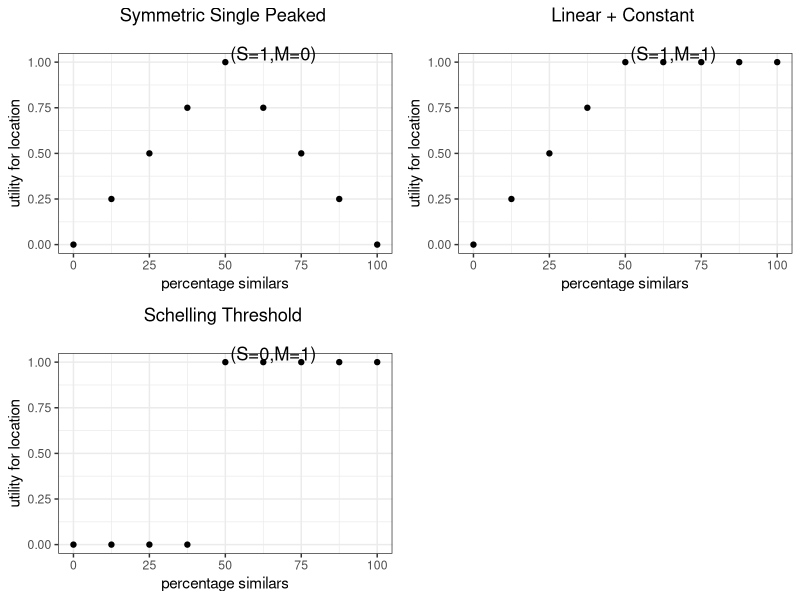

R code for this plot: (Note: this script raises an error after producing the figure.)
## ---- chunk 1
knitr::opts_chunk$set(echo = TRUE, fig.lp="fig:")

library(Hmisc)
library(ggplot2)
library(gridExtra)
library(ggpubr)

# Here functions that are used.

# Calculation ethnic utility (for each option)
# i_e: ethnic threshold (ideal point)
# M: right-side decreasing slope
# x: number agents in neighborhood with same color
# n: total number agents in neighborhood
# S: left-side increasing slope
# Note: if (x > n){U <- NA} to show the case number of agents in neighborhood different from 8, so that utility is calculated based on this, although x-axis in graph has 8 points  (excluded from calculation)

f_eth <- function(i_e,M,x,n,S){
  if (x > n){
    U <- NA}else{
  if (x < round(n*i_e,digits = 2)){
   U <- (x / round((n*i_e),digits = 2)) * S
    }else if (x > round((n*i_e),digits = 2)){
      U <- M + ((1- (x/n))*(1-M))/(1-i_e)   
    }else{
        U <- 1}
  round(U,digits = 2)
    }
}

# Calculation value utility (for each option)

f_val <- function(e_w,ew_ng,M,i_v,S){
  if (round(abs(e_w-ew_ng), digits=2) <= i_v) {
    U <- 1
    }else{
      U <- (M + ((1-(round(abs(e_w-ew_ng), digits=2)))*(1-M))/(1-i_v)) * S
    }
  round(U,digits = 2)
}

# Probability (random utility with logistic regression) to relocate

prob <- function(d_u_e,d_u_v,e_w,par_v){round(1 / (1 + exp(-(e_w*10)*(d_u_e) + (-(v_w*10)*(d_u_v)))),digits= 2)}

# install.packages("tinytex", repos = "https://cloud.r-project.org" ) if debug needed?

## ---- chunk 2

# f2 <- function(p,M,x,n,S)

i_e = 0.5
M = 0
S = 1
n = 8

f0s <- f_eth(i_e,M,0,n,S)
f1s <- f_eth(i_e,M,1,n,S)
f2s <- f_eth(i_e,M,2,n,S)
f3s <- f_eth(i_e,M,3,n,S)
f4s <- f_eth(i_e,M,4,n,S)
f5s <- f_eth(i_e,M,5,n,S)
f6s <- f_eth(i_e,M,6,n,S)
f7s <- f_eth(i_e,M,7,n,S)
f8s <- f_eth(i_e,M,8,n,S)

i_e = 0.5
M = 1
S = 1
n = 8

f0c <- f_eth(i_e,M,0,n,S)
f1c <- f_eth(i_e,M,1,n,S)
f2c <- f_eth(i_e,M,2,n,S)
f3c <- f_eth(i_e,M,3,n,S)
f4c <- f_eth(i_e,M,4,n,S)
f5c <- f_eth(i_e,M,5,n,S)
f6c <- f_eth(i_e,M,6,n,S)
f7c <- f_eth(i_e,M,7,n,S)
f8c <- f_eth(i_e,M,8,n,S)


i_e = 0.5
M = 1
S = 0
n = 8

f0t <- f_eth(i_e,M,0,n,S)
f1t <- f_eth(i_e,M,1,n,S)
f2t <- f_eth(i_e,M,2,n,S)
f3t <- f_eth(i_e,M,3,n,S)
f4t <- f_eth(i_e,M,4,n,S)
f5t <- f_eth(i_e,M,5,n,S)
f6t <- f_eth(i_e,M,6,n,S)
f7t <- f_eth(i_e,M,7,n,S)
f8t <- f_eth(i_e,M,8,n,S)

Utility_S <- c(f0s,f1s,f2s,f3s,f4s,f5s,f6s,f7s,f8s)
Utility_C <- c(f0c,f1c,f2c,f3c,f4c,f5c,f6c,f7c,f8c)
Utility_T <- c(f0t,f1t,f2t,f3t,f4t,f5t,f6t,f7t,f8t)


# name_E <- paste0("Desired proportion i = ",i_e,"; M = ",M,"; S = ",S)
# plot(num_sim_col,Utility_T, xlab = "Similar ethnics neighborhood j", ylab = "Ethnic Utility",  main = "Ethnic Utility for neighborhood j of agent i",  sub = name_E)
# report_E <- paste0("M = ",M,"; S = ",S,"; Desired proportion i = ",i_e,"; Similar ethnics neighborhood j = ", seq(0, 8, by = 1), "; Utility ij = ", Utility_T)
# print(report_E)


# func_type <- c(rep("symmetric",9),rep("constant",9),rep("threshold",9))

x_graph <- rep(seq(0, 100, by = 12.5),3)
funct_symm <- c(rep("symmetric",9),rep("constant",9),rep("threshold",9))
utility_location <- c(Utility_S,Utility_C,Utility_T)

symmetric <- data.frame(x_graph[c(0:9)],utility_location[c(0:9)],funct_symm[c(0:9)])
constant <- data.frame(x_graph[c(10:18)],utility_location[c(10:18)],funct_symm[c(10:18)])
threshold <- data.frame(x_graph[c(19:27)],utility_location[c(19:27)],funct_symm[c(19:27)])

# symmetric
# constant
# threshold

symmetric_graph <- ggplot(symmetric,aes(x_graph[c(0:9)],utility_location[c(0:9)])) 
constant_graph <- ggplot(constant,aes(x_graph[c(10:18)],utility_location[c(10:18)])) 
threshold_graph <- ggplot(threshold,aes(x_graph[c(19:27)],utility_location[c(19:27)])) 

symmetric_plot <- symmetric_graph + geom_point() + theme_bw() + labs(x = "percentage similars",y = "utility for location") + ggtitle("Symmetric Single Peaked \n\r (S=1,M=0) ") + theme(plot.title = element_text(hjust = 0.5))
constant_plot <- constant_graph + geom_point() + theme_bw() + labs(x = "percentage similars",y = "utility for location") + ggtitle("Linear + Constant \n\r (S=1,M=1)") + theme(plot.title = element_text(hjust = 0.5))
threshold_plot <- threshold_graph + geom_point() + theme_bw() + labs(x = "percentage similars",y = "utility for location") + ggtitle("Schelling Threshold \n\r (S=0,M=1) ") + theme(plot.title = element_text(hjust = 0.5)) 

suppressWarnings(
grid.arrange(symmetric_plot, constant_plot,threshold_plot, ncol= 2,nrow = 2)
)



## ---- chunk 3

# f_val <- function(e_w,ew_ng,M,i_v,S)

e_w <-
e_w_ng <- 
i_v <- 
M <- 
S <- 

  

## ---- chunk 4


# f2 <- function(p,M,x,n,S)

i_e = 0.5
M = 0
S = 1
n = 7

f0m <- f_eth(i_e,M,0,n,S)
f1m <- f_eth(i_e,M,1,n,S)
f2m <- f_eth(i_e,M,2,n,S)
f3m <- f_eth(i_e,M,3,n,S)
f4m <- f_eth(i_e,M,4,n,S)
f5m <- f_eth(i_e,M,5,n,S)
f6m <- f_eth(i_e,M,6,n,S)
f7m <- f_eth(i_e,M,7,n,S)
f8m <- f_eth(i_e,M,8,n,S)

num_sim_col <- seq(0, 8, by = 1)
Utility_E <- c(f0m,f1m,f2m,f3m,f4m,f5m,f6m,f7m,f8m)
name_E <- paste0("Desired proportion i = ",i_e,"; M = ",M,"; S = ",S)

plot(num_sim_col,Utility_E, xlab = "Similar ethnics neighborhood j", ylab = "Ethnic Utility",  main = "Ethnic Utility for neighborhood j of agent i",  sub = name_E)

report_E <- paste0("M = ",M,"; S = ",S,"; Desired proportion i = ",i_e,"; Similar ethnics neighborhood j = ", seq(0, 8, by = 1), "; Utility ij = ", Utility_E)

print(report_E)

## ---- chunk 5


# f2 <- function(p,M,x,n,S)

#i_e = 0.5
M = 0
S = 1
n = 8

for (i_e in seq (0.0,1.0, by = 0.1)){
  
f0m <- f_eth(i_e,M,0,n,S)
f1m <- f_eth(i_e,M,1,n,S)
f2m <- f_eth(i_e,M,2,n,S)
f3m <- f_eth(i_e,M,3,n,S)
f4m <- f_eth(i_e,M,4,n,S)
f5m <- f_eth(i_e,M,5,n,S)
f6m <- f_eth(i_e,M,6,n,S)
f7m <- f_eth(i_e,M,7,n,S)
f8m <- f_eth(i_e,M,8,n,S)

num_sim_col <- seq(0, 8, by = 1)
Utility_E <- c(f0m,f1m,f2m,f3m,f4m,f5m,f6m,f7m,f8m)
name_E <- paste0("Desired proportion i = ",i_e,"; M = ",M,"; S = ",S)

plot(num_sim_col,Utility_E, xlab = "Similar ethnics neighborhood j", ylab = "Ethnic Utility",  main = "Ethnic Utility for neighborhood j of agent i",  sub = name_E)

report_E <- paste0("M = ",M,"; S = ",S,"; Desired proportion i = ",i_e,"; Similar ethnics neighborhood j = ", seq(0, 8, by = 1), "; Utility ij = ", Utility_E)

print(report_E)

}
## ---- chunk 6

i_v <- 0.2
S  <- 0
M <- 1

for (e_w in seq (0.0,1.0, by = 0.1)){

fv0d2 <- f_val(e_w,0,M,i_v,S)
fv1d2 <- f_val(e_w,0.1,M,i_v,S)
fv2d2 <- f_val(e_w,0.2,M,i_v,S)
fv3d2 <- f_val(e_w,0.3,M,i_v,S)
fv4d2 <- f_val(e_w,0.4,M,i_v,S)
fv5d2 <- f_val(e_w,0.5,M,i_v,S)
fv6d2 <- f_val(e_w,0.6,M,i_v,S)
fv7d2 <- f_val(e_w,0.7,M,i_v,S)
fv8d2 <- f_val(e_w,0.8,M,i_v,S)
fv9d2 <- f_val(e_w,0.9,M,i_v,S)
fv10d2 <- f_val(e_w,1.0,M,i_v,S)

value_mean_neighborhood <- seq(0.0, 1.0, by = 0.1)
Utility_V <- c(fv0d2,fv1d2,fv2d2,fv3d2,fv4d2,fv5d2,fv6d2,fv7d2,fv8d2,fv9d2,fv10d2)
name_V <- paste0("Ethnic weight i = ", e_w,"; desired distance i = ",i_v,"; M = ",M,"; S = ",S)

plot(value_mean_neighborhood,Utility_V, xlab = "Mean ethnic weight neighborhood j", ylab = "Value Utility neighborhood j",  main = "Value Utility for neighborhood j of agent i",  sub = name_V)

report_v <- paste0(name_V,"; Mean ethnic weight j = ", seq(0.0, 1.0, by = 0.1), "; Utility ij = ", Utility_V)

print(report_v)

}

## ---- chunk 7

for (d_u_e in seq (-1.0,1.0, by = 0.1)){
  
e_w <- 1
v_w <- 1-e_w

# d_u_e <- -1

dis_0   <- prob(d_u_e,0.0,e_w,v_w)
dis_0.1 <- prob(d_u_e,0.1,e_w,v_w)
dis_0.2 <- prob(d_u_e,0.2,e_w,v_w)
dis_0.3 <- prob(d_u_e,0.3,e_w,v_w)
dis_0.4 <- prob(d_u_e,0.4,e_w,v_w)
dis_0.5 <- prob(d_u_e,0.5,e_w,v_w)
dis_0.6 <- prob(d_u_e,0.6,e_w,v_w)
dis_0.7 <- prob(d_u_e,0.7,e_w,v_w)
dis_0.8 <- prob(d_u_e,0.8,e_w,v_w)
dis_0.9 <- prob(d_u_e,0.9,e_w,v_w)
dis_1   <- prob(d_u_e,1.0,e_w,v_w)
dis_0.1neg <- prob(d_u_e,-0.1,e_w,v_w)
dis_0.2neg <- prob(d_u_e,-0.2,e_w,v_w)
dis_0.3neg <- prob(d_u_e,-0.3,e_w,v_w)
dis_0.4neg <- prob(d_u_e,-0.4,e_w,v_w)
dis_0.5neg <- prob(d_u_e,-0.5,e_w,v_w)
dis_0.6neg <- prob(d_u_e,-0.6,e_w,v_w)
dis_0.7neg <- prob(d_u_e,-0.7,e_w,v_w)
dis_0.8neg <- prob(d_u_e,-0.8,e_w,v_w)
dis_0.9neg <- prob(d_u_e,-0.9,e_w,v_w)
dis_1neg   <- prob(d_u_e,-1.0,e_w,v_w)
  
  value_difference <- seq(-1.0,1.0, by = 0.1)
  prob_relocation <- seq(0.0, 1.0,  by = 0.1)
  
  prob_choice <- c(dis_1neg,dis_0.9neg,dis_0.8neg,dis_0.7neg,dis_0.6neg,dis_0.5neg,dis_0.4neg,dis_0.3neg,dis_0.2neg,dis_0.1neg,dis_0,dis_0.1,dis_0.2,dis_0.3,dis_0.4,dis_0.5,dis_0.6,dis_0.7,dis_0.8,dis_0.9,dis_1)
  
  name_diff <- paste0("Note: "," Ethnic parameter = ", e_w*10," ;"," Value parameter = ", v_w*10, 
                      "\r\n Utility Difference -1 = MIN Utility Alternative, 1 = MAX Utility Alternative")
  
  name_diff_title <-paste0("Probability to move to alternative","\r\n Difference Ethnic Utility (Alternative - Current) = ", d_u_e)
  
plot(value_difference,prob_choice, xlab = "x-axis: Difference Value Utility (Alternative - Current) \r\n",ylab = "probability", main = name_diff_title, sub = name_diff,ylim = c(0,1), yaxt = 'n')
axis(2,at=seq(0.0, 1.0, by = 0.25))

}


## ---- chunk 8

prob <- function(d_u_e,d_u_v,par_e,par_v){round(1 / (1 + exp(-par_e*(d_u_e) + (-par_v*(d_u_v)))),digits= 2)}

for (d_u_e in seq (-1.0,1.0, by = 0.1)){
  
par_e <- 10
par_v <- 10 - par_e

# d_u_e <- -1

  dis_0p   <- prob(d_u_e,0.0,par_e,par_v)
dis_0.1p <- prob(d_u_e,0.1,par_e,par_v)
dis_0.2p <- prob(d_u_e,0.2,par_e,par_v)
dis_0.3p <- prob(d_u_e,0.3,par_e,par_v)
dis_0.4p <- prob(d_u_e,0.4,par_e,par_v)
dis_0.5p <- prob(d_u_e,0.5,par_e,par_v)
dis_0.6p <- prob(d_u_e,0.6,par_e,par_v)
dis_0.7p <- prob(d_u_e,0.7,par_e,par_v)
dis_0.8p <- prob(d_u_e,0.8,par_e,par_v)
dis_0.9p <- prob(d_u_e,0.9,par_e,par_v)
dis_1p  <- prob(d_u_e,1.0,par_e,par_v)
dis_0.1negp <- prob(d_u_e,-0.1,par_e,par_v)
dis_0.2negp <- prob(d_u_e,-0.2,par_e,par_v)
dis_0.3negp <- prob(d_u_e,-0.3,par_e,par_v)
dis_0.4negp <- prob(d_u_e,-0.4,par_e,par_v)
dis_0.5negp <- prob(d_u_e,-0.5,par_e,par_v)
dis_0.6negp <- prob(d_u_e,-0.6,par_e,par_v)
dis_0.7negp <- prob(d_u_e,-0.7,par_e,par_v)
dis_0.8negp <- prob(d_u_e,-0.8,par_e,par_v)
dis_0.9negp <- prob(d_u_e,-0.9,par_e,par_v)
dis_1negp   <- prob(d_u_e,-1.0,par_e,par_v)
  
  value_difference <- seq(-1.0,1.0, by = 0.1)
  prob_relocation <- seq(0.0, 1.0,  by = 0.1)
  
  prob_choicep <- c(dis_1negp,dis_0.9negp,dis_0.8negp,dis_0.7negp,dis_0.6negp,dis_0.5negp,dis_0.4negp,dis_0.3negp,dis_0.2negp,dis_0.1negp,dis_0p,dis_0.1p,dis_0.2p,dis_0.3p,dis_0.4p,dis_0.5p,dis_0.6p,dis_0.7p,dis_0.8p,dis_0.9p,dis_1p)
  
  name_diff <- paste0("Note: "," Ethnic parameter = ", par_e," ;"," Value parameter = ", par_v, 
                      "\r\n Utility Difference -1 = MIN Utility Alternative, 1 = MAX Utility Alternative")
  
  name_diff_title <-paste0("Probability to move to alternative","\r\n Difference Ethnic Utility (Alternative - Current) = ", d_u_e)
  
plot(value_difference,prob_choicep, xlab = "x-axis: Difference Value Utility (Alternative - Current) \r\n",ylab = "probability", main = name_diff_title, sub = name_diff,ylim = c(0,1), yaxt = 'n')
axis(2,at=seq(0.0, 1.0, by = 0.25))

}


## ---- chunk 9

# f0t6 <- f(0.5,0.6,0,6)
# f1t6 <- f(0.5,0.6,1,6)
# f2t6<- f(0.5,0.6,2,6)
# f3t6 <- f(0.5,0.6,3,6)
# f4t6 <- f(0.5,0.6,4,6)
# f5t6 <- f(0.5,0.6,5,6)
# f6t6 <- f(0.5,0.6,6,6)

# utilityt6 <- c(f0t6,f1t6,f2t6,f3t6,f4t6,f5t6,f6t6)
# concentrationt6 <- c(0:6)


# print(utilityt8)
# plot(concentrationt6,utilityt6)

## ---- chunk 10



# f0m <- f(0.5,1,0,8)
# f1m <- f(0.5,1,1,8)
# f2m <- f(0.5,1,2,8)
# f3m <- f(0.5,1,3,8)
# f4m <- f(0.5,1,4,8)
# f5m <- f(0.5,1,5,8)
# f6m <- f(0.5,1,6,8)
# f7m <- f(0.5,1,7,8)
# f8m <- f(0.5,1,8,8)

# utility_Moore <- c(f0m,f1m,f2m,f3m,f4m,f5m,f6m,f7m,f8m)
# concentrationm <- c(0:8)


# print(utilitym)
# plot(concentrationm,utility_Moore)
## ---- chunk 11



# f0m <- f(0.5,0,0,8)
# f1m <- f(0.5,0,1,8)
# f2m <- f(0.5,0,2,8)
# f3m <- f(0.5,0,3,8)
# f4m <- f(0.5,0,4,8)
# f5m <- f(0.5,0,5,8)
# f6m <- f(0.5,0,6,8)
# f7m <- f(0.5,0,7,8)
# f8m <- f(0.5,0,8,8)

# utility_Moore <- c(f0m,f1m,f2m,f3m,f4m,f5m,f6m,f7m,f8m)
# concentrationm <- c(0:8)


# print(utilitym)
# plot(concentrationm,utility_Moore)
## ---- chunk 12


x_graph_overlap <- rep(seq(0, 100, by = 12.5),4)

S_0 <- c(0,0,0,0,0,NA,NA,NA,NA)
M_1 <- c(NA,NA,NA,NA,1,1,1,1,1)
S_1 <- c(0,0.25,0.5,0.75,1,NA,NA,NA,NA)
M_0 <- c(NA,NA,NA,NA,1,0.75,0.5,0.25,0)

funct_overlap <- c(rep("S = 0",9),rep("M = 1",9),rep("S = 1",9),rep("M = 0",9))
utility_overlap <- c(S_0,M_1,S_1,M_0)

overlap <- data.frame(x_graph_overlap,utility_overlap,funct_overlap)


# overlap

graph_overlap <- ggplot(overlap,aes(x_graph_overlap,utility_overlap))

suppressWarnings(print(
graph_overlap + geom_line(aes(colour = funct_overlap)) + scale_color_manual(values = c("red","forestgreen","black","purple"),name = "Parameters Setting") + theme_bw() + labs(x = "percentage similars",y = "utility for location")
))
